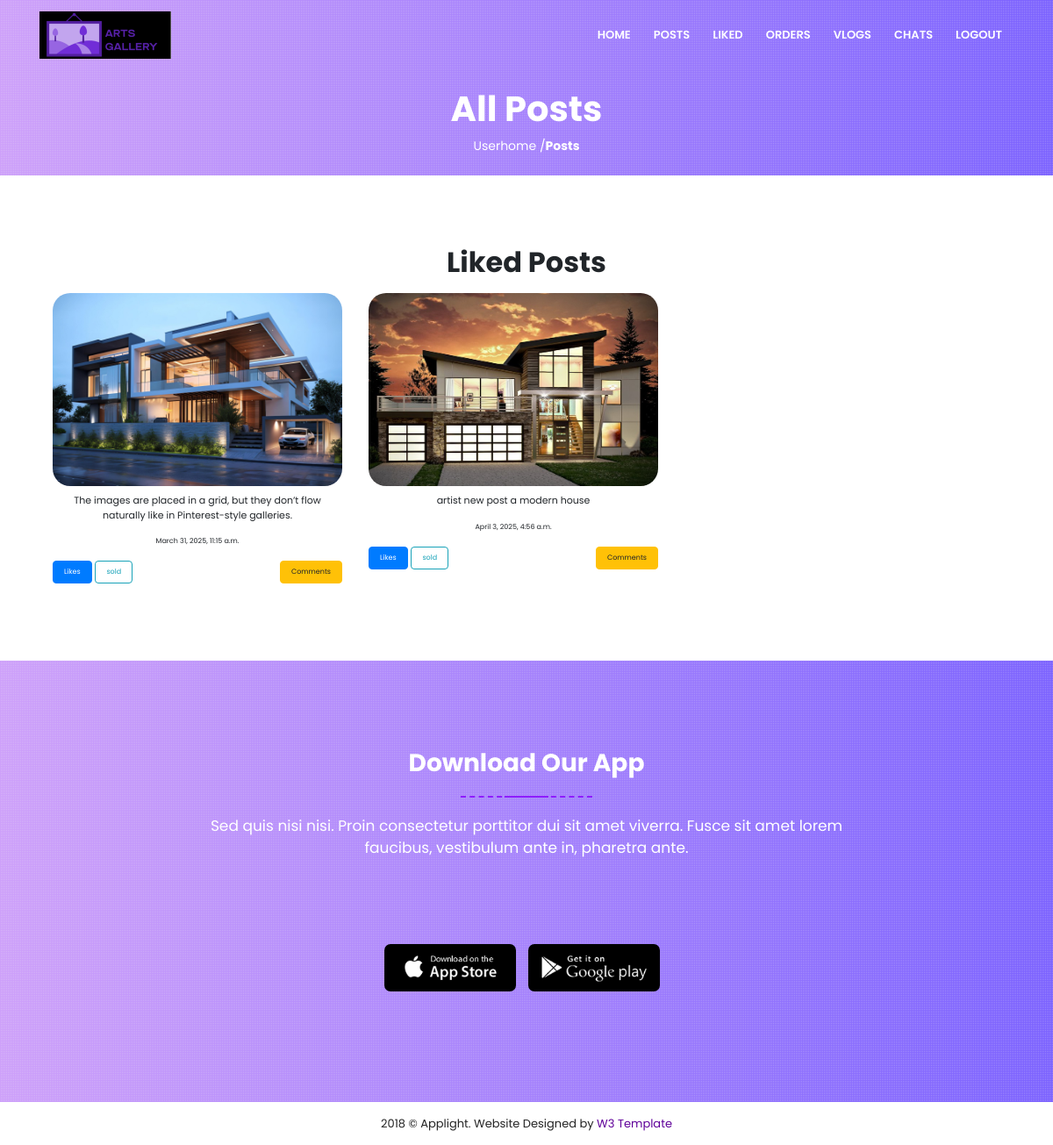
/usersliked (signed in), run on the app's committed database.
### Artsapp/models.py (models this page shows)
class Likes(models.Model):
    post = models.ForeignKey(Post,on_delete=models.CASCADE)
    user = models.ForeignKey(User_tbl,on_delete=models.CASCADE)
    posted=models.DateTimeField(auto_now_add=True)

class Post(models.Model):
    user = models.ForeignKey(Artist_tbl,on_delete=models.CASCADE)
    image = models.ImageField()
    description = models.CharField(max_length=800)
    status = models.CharField(max_length=50,default='not sold')
    posted=models.DateTimeField(auto_now_add=True)
    price = models.FloatField(null=True)
    sold_to = models.ForeignKey(User_tbl,on_delete=models.CASCADE,null=True)
    sold_date = models.DateTimeField(null=True)
    start_amount = models.FloatField(null=True)

### Artsapp/views.py (the view)
# urls.py: path('usersliked', views.usersliked),
def usersliked(request):
    user = User_tbl.objects.get(user_id=request.session['uid'])
    posts = Post.objects.all()
    likes = Likes.objects.filter(user=user)
    return render(request, 'usersliked.html', {'user': user, 'posts': posts, 'liked': likes})

### templates/usersliked.html (shortened to what this page needs)
{% extends 'usercommon.html' %}
{% block content %}
<section class="banner" style="height: 5vh;" data-scroll-index='0'>
    <div class="banner-overlay">
      <div class="container">
        <div class="row justify-content-center text-center">
          <div class="col-lg-12 col-md-12 col-sm-12 col-xs-12">
            <h1 class="text-white">All Posts</h1>
            <p class="text-white">Userhome /<b>Posts</b> </p>
          </div>
        </div>
      </div>
    </div>
</section>
<section class="about section-padding prelative" data-scroll-index='1'>
    <div class="container">
        <div class="row">
            <div class="col-lg-12">
                <h2 class="text-center">Liked Posts</h2>
            </div>
        </div>
        <div class="col-lg-12 row">
            {% for l in liked %}
                <div class="col-lg-4 my-2" >
                    <img src="static/media/{{ l.post.image }}" style="border-radius: 20px;" class="w-100" alt="Post Image">
                    <p class="text-center mt-2" style="font-size: 11px;">{{ l.post.description }}</p>
                    <p class="text-center mt-2" style="font-size: 8px;">{{ l.post.posted }}</p>
                    <a href="/togglelike?id={{ l.post.id }}" style="font-size: 8px;" class="btn btn-primary">Likes</a>
                    <a href="#" style="font-size: 8px;" class="btn btn-outline-info">{{ l.post.status }}</a>
                    <a href="/usercomments?id={{ l.post.id }}" style="font-size: 8px;float: right;" class="btn btn-warning">Comments</a>
                </div>
            {% endfor %}
        </div>
    </div>
</section>
{% endblock %}

### static/css/style.css (style rules this page uses)
* { padding:0; margin:0; }
body { font-family: 'Poppins', sans-serif; font-size: 14px; }
a { color:#5f0099; }
h1, h2, h3 { font-weight: 700; }
.banner { background: #7a60ff; background: linear-gradient(to left, #7a60ff, #cd9ffa); padding:100px 0px; position:relative; }
.banner::before { content: ""; display: block; position: absolute; left: 0; top: 0; width: 100%; height: 100%; background: url(images/pattern.png); }
.prelative { position:relative }
.section-padding { padding:80px 0px; }

### data on the page
Likes: post.image (picture), post.description "The images are placed in a grid, but they don’t flow naturally like in Pinterest-style galleries.", post.posted "March 31, 2025, 11:15 a.m.", post.status "sold"
Likes: post.image (picture), post.description "artist new post a modern house", post.posted "April 3, 2025, 4:56 a.m.", post.status "sold"
